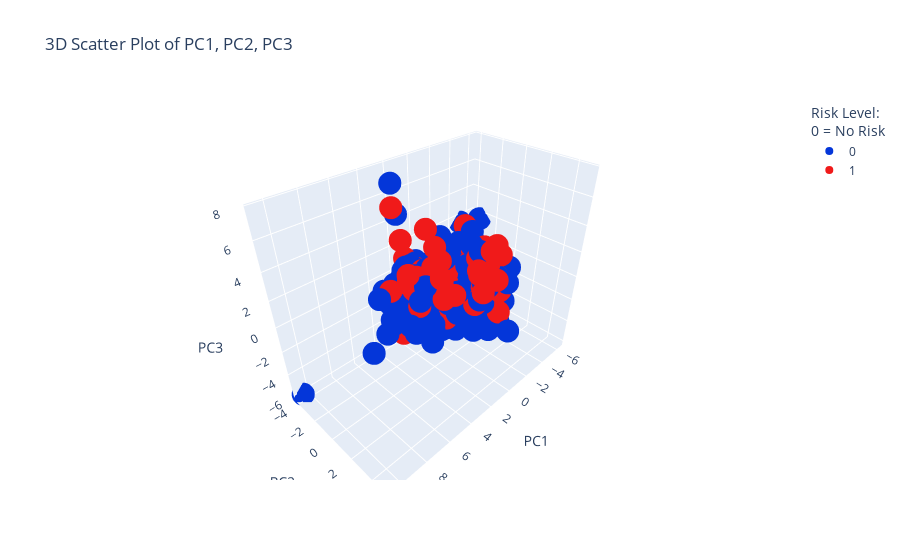

Notebook source saved alongside this figure:
### Code cell
PCA_X_df['High Risk'] = PCA_X_df['High Risk'].astype(str) #Change to High Risk to discrete values
fig = px.scatter_3d(PCA_X_df, x='PC1', y='PC2', z='PC3', color='High Risk', title='3D Scatter Plot of PC1, PC2, PC3',
                    color_discrete_map={'0': '#0436d9', '1': '#f01a1a'})
fig.update_layout(scene = dict(xaxis_title='PC1', yaxis_title='PC2', zaxis_title='PC3'), legend_title_text='Risk Level:<br>0 = No Risk')
fig.show()

### Figure 1 — Plotly figure (JSON) as saved in the notebook; plotly's stock layout.template omitted (floating-point values rounded to 4 significant figures; data arrays with more than 128 entries replaced by an {"elided": "..."} marker saying what was removed)
{"data": [{"hovertemplate": "High Risk=0<br>PC1=%{x}<br>PC2=%{y}<br>PC3=%{z}<extra></extra>", "legendgroup": "0", "marker": {"color": "#0436d9", "symbol": "circle"}, "mode": "markers", "name": "0", "scene": "scene", "showlegend": true, "type": "scatter3d", "x": {"elided": "708 float values"}, "y": {"elided": "708 float values"}, "z": {"elided": "708 float values"}}, {"hovertemplate": "High Risk=1<br>PC1=%{x}<br>PC2=%{y}<br>PC3=%{z}<extra></extra>", "legendgroup": "1", "marker": {"color": "#f01a1a", "symbol": "circle"}, "mode": "markers", "name": "1", "scene": "scene", "showlegend": true, "type": "scatter3d", "x": {"elided": "170 float values"}, "y": {"elided": "170 float values"}, "z": {"elided": "170 float values"}}], "layout": {"legend": {"title": {"text": "Risk Level:<br>0 = No Risk"}, "tracegroupgap": 0}, "scene": {"domain": {"x": [0, 1], "y": [0, 1]}, "xaxis": {"title": {"text": "PC1"}}, "yaxis": {"title": {"text": "PC2"}}, "zaxis": {"title": {"text": "PC3"}}}, "title": {"text": "3D Scatter Plot of PC1, PC2, PC3"}}}
